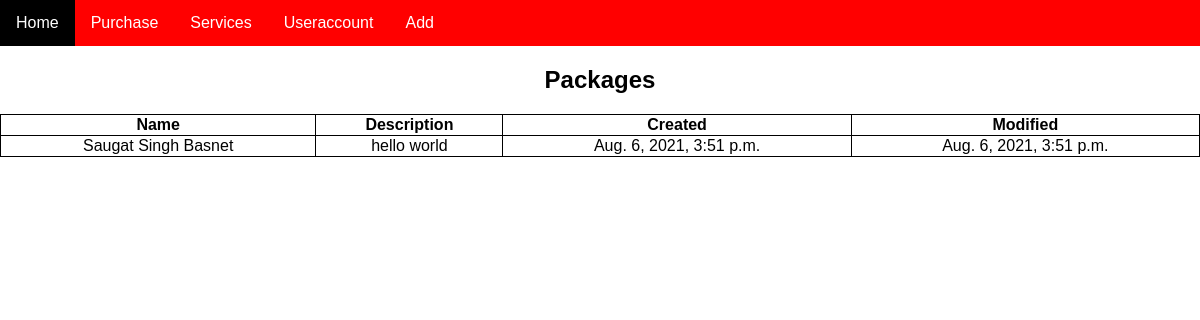
Page /packages/ on the committed database.
### ttruckapp/models.py (models this page shows)
class Packages(models.Model):
    name = models.CharField(max_length=100)
    description = models.TextField()
    created = models.DateTimeField(auto_now_add=True)
    modified = models.DateTimeField(auto_now=True)

### ttruckapp/views.py (the view)
# urls.py: path('packages/', views.packages, name='packages'),
def packages(request):
    packages = Packages.objects.all()
    context = {'packages': packages}
    return render(request, 'packages.html', context)

### ttruckapp/templates/packages.html (shortened to what this page needs)
{% extends 'base.html' %}
{% block content %}
<h2>Packages</h2>
    <table class="table table-striped">
            <tr>
                <th>Name</th>
                <th>Description</th>
                <th>Created</th>
                <th>Modified</th>
            </tr>
        {% for packages in packages %}
        <tr>
            <td style="text-align:center">{{packages.name}}</td>
            <td style="text-align:center">{{packages.description}}</td>
            <td style="text-align:center">{{packages.created}}</td>
            <td style="text-align:center">{{packages.modified}}</td>
        </tr>
        {% endfor %}
    </table>
{% endblock content %}

### templates/base.html (style rules this page uses)
body { font-family: Arial, Helvetica, sans-serif; margin: 0; }

### ttruckapp/templates/packages.html (style rules this page uses)
table { width: 100%; }
h2 { text-align: center }
table, th, td { border: 1px solid black; border-collapse: collapse; }

### rows in the picture
Packages: name "Saugat Singh Basnet", description "hello world", created "Aug. 6, 2021, 3:51 p.m.", modified "Aug. 6, 2021, 3:51 p.m."
